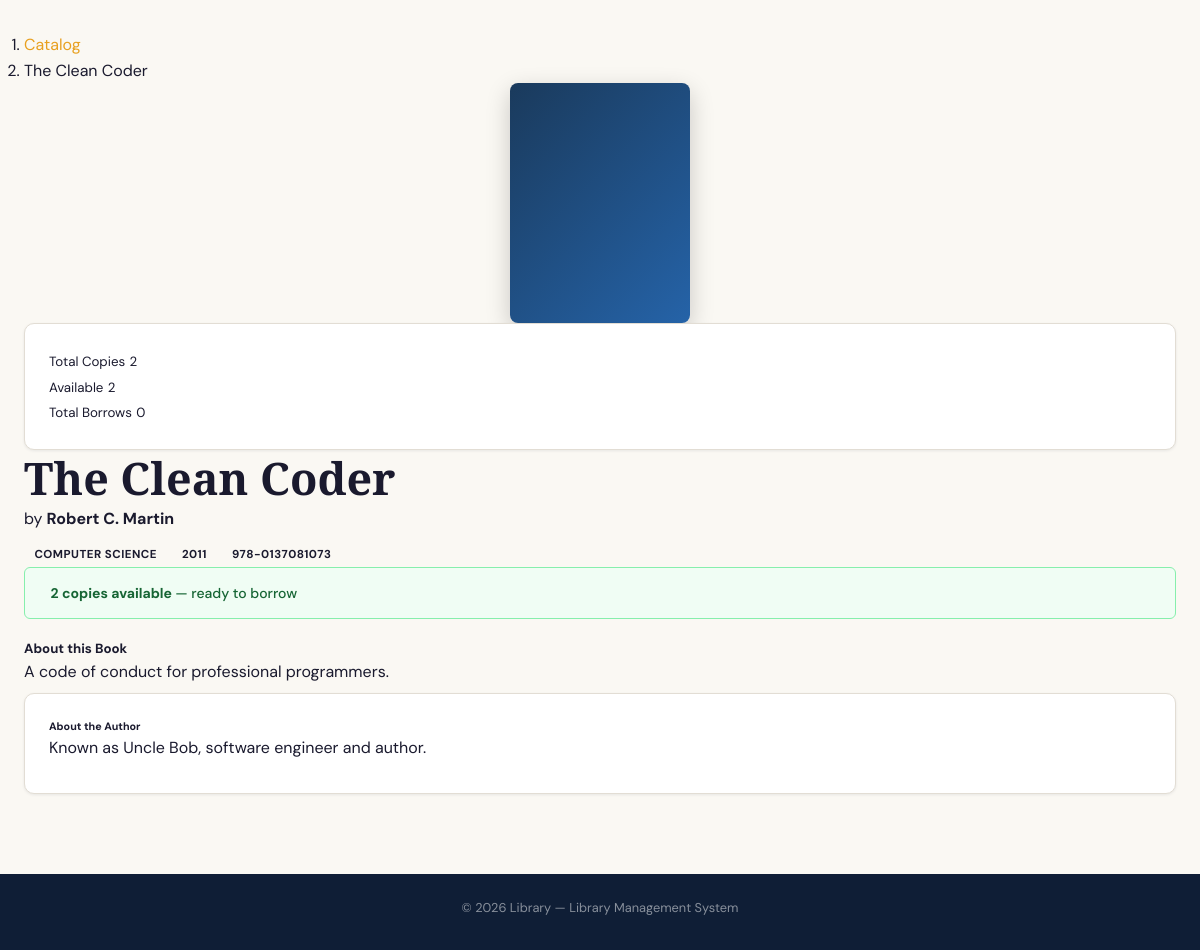
/user/book_detail.php?id=2 (signed in), run on the app's committed database.
### tables this page shows
CREATE TABLE books (
    id INT AUTO_INCREMENT PRIMARY KEY,
    author_id INT NOT NULL,
    category_id INT NOT NULL,
    title VARCHAR(255) NOT NULL,
    isbn VARCHAR(20) UNIQUE,
    description TEXT,
    year INT,
    cover_image VARCHAR(255) DEFAULT 'no-cover.png',
    total_copies INT DEFAULT 1,
    available_copies INT DEFAULT 1,
    created_at TIMESTAMP DEFAULT CURRENT_TIMESTAMP,
    updated_at TIMESTAMP DEFAULT CURRENT_TIMESTAMP ON UPDATE CURRENT_TIMESTAMP,
    FOREIGN KEY (author_id) REFERENCES authors(id) ON DELETE RESTRICT,
    FOREIGN KEY (category_id) REFERENCES categories(id) ON DELETE RESTRICT
);

CREATE TABLE authors (
    id INT AUTO_INCREMENT PRIMARY KEY,
    name VARCHAR(150) NOT NULL,
    bio TEXT,
    created_at TIMESTAMP DEFAULT CURRENT_TIMESTAMP
);

CREATE TABLE categories (
    id INT AUTO_INCREMENT PRIMARY KEY,
    name VARCHAR(100) NOT NULL UNIQUE,
    description TEXT,
    created_at TIMESTAMP DEFAULT CURRENT_TIMESTAMP
);

### config/auth_helper.php (called while the page is built, shortened)
<?php
function appUrl(): string {
    if (defined('APP_URL')) {
        return APP_URL;
    }
    return 'http://localhost/ProjektiWeb2';
}
function e($value): string {
    return htmlspecialchars((string)$value, ENT_QUOTES, 'UTF-8');
}

### user/book_detail.php (the view, shortened to what this page needs)
<?php
require_once __DIR__ . '/../config/auth_helper.php';
$db = getDB();
$bookId = (int)($_GET['id'] ?? 0);
$stmt = $db->prepare(
    "SELECT
        b.*,
        a.name AS author_name,
        a.bio AS author_bio,
        c.name AS category_name
     FROM books b
     JOIN authors a ON b.author_id = a.id
     JOIN categories c ON b.category_id = c.id
     WHERE b.id = ?
     LIMIT 1"
);
$stmt->bind_param("i", $bookId);
$stmt->execute();
$book = $stmt->get_result()->fetch_assoc();
$stmt = $db->prepare("SELECT COUNT(*) AS total FROM borrow_history WHERE book_id = ?");
$stmt->bind_param("i", $bookId);
$stmt->execute();
$countRow = $stmt->get_result()->fetch_assoc();
$totalBorrows = (int)($countRow['total'] ?? 0);
require_once __DIR__ . '/../includes/header.php';
?>
<div class="page-wrapper">
<div class="container">
    <nav aria-label="breadcrumb" class="mb-3">
        <ol class="breadcrumb">
            <li class="breadcrumb-item">
                <a href="<?= appUrl() ?>/user/catalog.php">Catalog</a>
            </li>
            <li class="breadcrumb-item active">
                <?= e(mb_strimwidth($book['title'], 0, 40, '…')) ?>
            </li>
        </ol>
    </nav>
    <div class="row g-4">
       <div class="book-cover-detail mb-3" style="max-width:200px;margin:0 auto">
        <?php if (!empty($book['cover_image']) && defined('UPLOAD_DIR') && file_exists(UPLOAD_DIR . $book['cover_image'])): ?>
        <img src="<?= UPLOAD_URL . e($book['cover_image']) ?>"
             alt="<?= e($book['title']) ?>"
           style="width:100%;border-radius:8px;box-shadow:0 8px 24px ▯rgba(0,0,0,0.2)">
        <?php else: ?>
        <div style="width:180px;height:240px;background:linear-gradient(135deg,#1a3a5c,#2563a8);border-radius:8px;display:flex;align-items:center;justify-content:center;margin:0 auto;box-shadow:0 8px 24px rgba(0,0,0,0.2)">
        </div>
        <?php endif; ?>
        </div>
            <div class="card text-start">
                <div class="card-body p-3">
                    <div class="d-flex justify-content-between py-1 border-bottom">
                        <small class="text-muted">Total Copies</small>
                        <small class="fw-600"><?= (int)$book['total_copies'] ?></small>
                    </div>
                    <div class="d-flex justify-content-between py-1 border-bottom">
                        <small class="text-muted">Available</small>
                        <small class="fw-600 <?= (int)$book['available_copies'] > 0 ? 'text-success' : 'text-danger' ?>">
                            <?= (int)$book['available_copies'] ?>
                        </small>
                    </div>
                    <div class="d-flex justify-content-between py-1 border-bottom">
                        <small class="text-muted">Total Borrows</small>
                        <small class="fw-600"><?= $totalBorrows ?></small>
                    </div>
                </div>
            </div>
        </div>
        <div class="col-md-9">
            <h1 class="h2 mb-1"><?= e($book['title']) ?></h1>
            <p class="text-muted fs-5 mb-2">
                by <strong><?= e($book['author_name']) ?></strong>
            </p>
            <div class="d-flex flex-wrap gap-2 mb-3">
                <span class="badge bg-secondary fs-6 fw-normal">
                    <?= e($book['category_name']) ?>
                </span>
                <?php if (!empty($book['year'])): ?>
                    <span class="badge bg-light text-dark border">
                        <?= e($book['year']) ?>
                    </span>
                <?php endif; ?>
                <?php if (!empty($book['isbn'])): ?>
                    <span class="badge bg-light text-dark border">
                        <i class="bi bi-upc me-1"></i><?= e($book['isbn']) ?>
                    </span>
                <?php endif; ?>
            </div>
            <div class="alert <?= (int)$book['available_copies'] > 0 ? 'alert-success' : 'alert-warning' ?> d-flex align-items-center gap-2 py-2">
                <div>
                    <?php if ((int)$book['available_copies'] > 0): ?>
                        <strong>
                            <?= (int)$book['available_copies'] ?>
                            cop<?= (int)$book['available_copies'] === 1 ? 'y' : 'ies' ?> available
                        </strong>
                        — ready to borrow
                    <?php else: ?>
                        <strong>Not available</strong>
                        — all copies are currently borrowed. You can reserve it.
                    <?php endif; ?>
                </div>
            </div>
            <?php if (!empty($book['description'])): ?>
                <div class="mb-4">
                    <h5>About this Book</h5>
                    <p class="text-muted"><?= nl2br(e($book['description'])) ?></p>
                </div>
            <?php endif; ?>
            <?php if (!empty($book['author_bio'])): ?>
                <div class="card bg-light border-0">
                    <div class="card-body">
                        <h6>
                            About the Author
                        </h6>
                        <p class="mb-0 text-muted">
                            <?= e($book['author_bio']) ?>
                        </p>
                    </div>
                </div>
            <?php endif; ?>
        </div>
    </div>
</div>
<?php
require_once __DIR__ . '/../includes/footer.php';
?>

### assets/css/style.css (style rules this page uses)
:root { --navy: #0f1e36; --navy-mid: #1a3054; --navy-light: #2a4878; --amber: #e8a020; --amber-light: #f2b84b; --cream: #faf8f3; --cream-mid: #f0ece2; --text: #1a1a2e; --text-muted: #6b7280; --white: #ffffff; --success: #22c55e; --warning: #f59e0b; --danger: #ef4444; --info: #3b82f6; --border: #e2ddd4; --shadow-sm: 0 1px 3px rgba(15, 30, 54, 0.08); --shadow-md: 0 4px 16px rgba(15, 30, 54, 0.12); --shadow-lg: 0 8px 32px rgba(15, 30, 54, 0.18); --radius: 10px; --radius-sm: 6px; --radius-lg: 16px; --font-display: "Playfair Display", Georgia, serif; --font-body: "DM Sans", system-ui, sans-serif; --transition: 0.2s ease; }
* { box-sizing: border-box; margin: 0; padding: 0; }
html { scroll-behavior: smooth; }
body { font-family: var(--font-body); background: var(--cream); color: var(--text); line-height: 1.6; min-height: 100vh; }
h1, h2, h3 { font-family: var(--font-display); font-weight: 700; line-height: 1.25; }
h1 { font-size: clamp(1.8rem, 4vw, 2.8rem); }
p { margin-bottom: 0.5rem; }
a { color: var(--amber); text-decoration: none; transition: color var(--transition); }
.alert { padding: 0.85rem 1.1rem; border-radius: var(--radius-sm); margin-bottom: 1.2rem; font-size: 0.875rem; font-weight: 500; display: flex; align-items: center; gap: 0.5rem; }
.alert-success { background: #f0fdf4; border: 1px solid #86efac; color: #166534; }
.page-wrapper { max-width: 1280px; margin: 0 auto; padding: 2rem 1.5rem; }
.card { background: var(--white); border-radius: var(--radius); box-shadow: var(--shadow-sm); border: 1px solid var(--border); overflow: hidden; }
.card-body { padding: 1.5rem; }
.badge { display: inline-block; padding: 0.2rem 0.65rem; border-radius: 20px; font-size: 0.72rem; font-weight: 700; text-transform: uppercase; letter-spacing: 0.04em; }

### data on the page
books: title "The Clean Coder", total_copies "2", available_copies "2", author.name "Robert C. Martin", category.name "COMPUTER SCIENCE", year "2011", isbn "978-0137081073", description "A code of conduct for professional programmers.", author.bio "Known as Uncle Bob, software engineer and author."

### other printed values
$totalBorrows "0"
